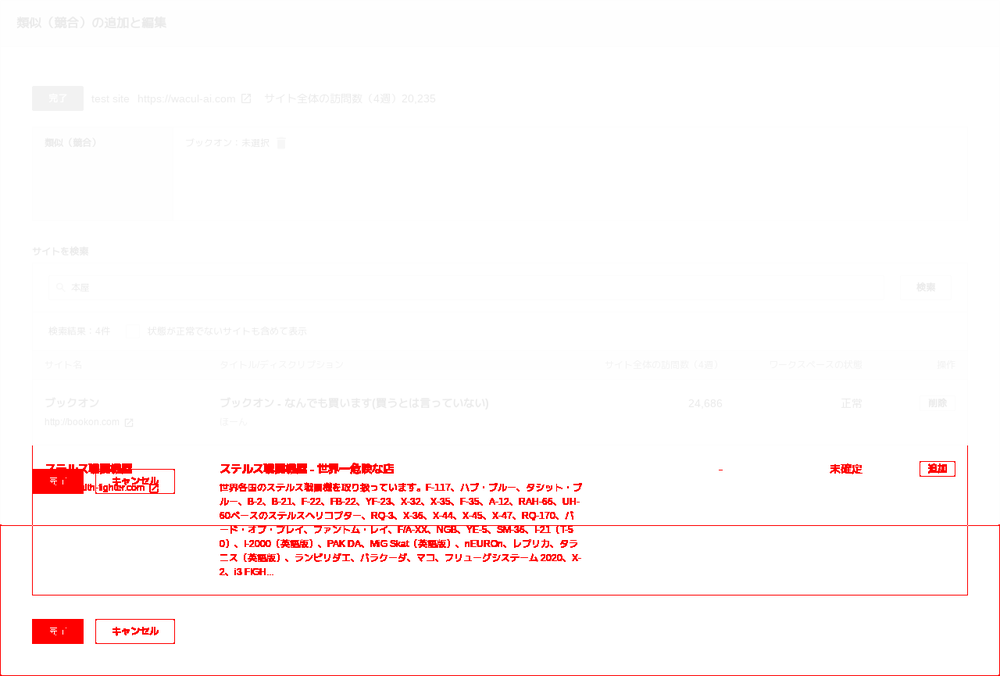
#> input picture img/diff/ut/cmp/should render similar site without invalid sites.png, 1000 x 676 px, shrunk from 1280 x 865 before the run
$ jupyter execute rect_util.test.ipynb   (shell and % lines are left out)
#> lines starting #> are read from the running program, lines starting #| are printed output that depends on the picture; after the words box and inside, x2 and y2 are one past the last pixel; in counts of white or black regions, pixels touching at a corner belong together
### rect_util.py
import cv2
import numpy as np

def clone(rects):
    return [(r[0], r[1], r[2], r[3]) for r in rects]

# extract bounding recangular from keypoint list
# [21 lines left out: function create_rects_from_points, not called in this run]

def shift_rects(rects, v):
    return [(x1 + v[0], y1 + v[1], x2 + v[0], y2 + v[1]) for x1, y1, x2, y2 in rects]

# detect to intersect 2 recangulars
def intersect(r1, r2, margin_threshold=0):
    mx1 = max(r1[0], r2[0])
    mx2 = min(r1[2], r2[2])
    my1 = max(r1[1], r2[1])
    my2 = min(r1[3], r2[3])
    result = mx2 - mx1 + margin_threshold > 0 and my2 - my1 + margin_threshold > 0
    connected_rect = (min(r1[0], r2[0]), min(r1[1], r2[1]), max(r1[2], r2[2]), max(r1[3], r2[3]))
    return (result, connected_rect)

def is_valid_rect(rect):
    w, h = (rect[2] - rect[0], rect[3] - rect[1])
    return w >= 4 and h >= 4 and w * h >= 80

# [6 lines left out: function in_boxes, not called in this run]

def marge_rects(input_rects, margin_threshold=0):
    rects = [(r[0], r[1], r[2], r[3]) for r in input_rects]
    connected_pairs1 = [[] for i in range(len(rects))]
    for i in range(len(rects)):
        r1 = rects[i]
        for j in range(i + 1, len(rects)):
            r2 = rects[j]
            result, connected = intersect(r1, r2, margin_threshold)
            if result:
                connected_pairs1[i].append(j)
                rects[i] = connected
                r1 = connected
                rects[j] = connected
    return [rects[i] for i in range(len(connected_pairs1)) if len(connected_pairs1[i]) == 0]

# [16 lines left out: function marge_rects_if_same_center, not called in this run]

def volume(rect):
    x1, y1, x2, y2 = rect
    return (x2 - x1) * (y2 - y1)

# [46 lines left out: functions filter_intersections, allclose, not called in this run]

def nonzero_rects(input, dx, dy, reverse=False):
    h, w = input.shape
    result = []
    for i in range(int(h / dy) + (0 if h % dy == 0 else 1)):
        y1, y2 = (i * dy, (i + 1) * dy)
        y2 = y2 if y2 < h else h - 1
        for j in range(int(w / dx) + (0 if w % dx == 0 else 1)):
            x1, x2 = (j * dx, (j + 1) * dx)
            x2 = x2 if x2 < w else w - 1
            part = input[y1:y2,x1:x2]
            non_zero_y = []
            mx1, mx2 = (w, -1)
            my1, my2 = (h, -1)
            for k in range(y1, y2):
                for l in range(x1, x2):
                    if (not reverse and part[k - y1, l - x1] == 0) or (reverse and not part[k - y1, l - x1] == 0):
                        mx1 = min(mx1, l)
                        mx2 = max(mx2, l)
                        my1 = min(my1, k)
                        my2 = max(my2, k)
            if mx1 >= 0 and my1 >= 0 and mx2 - mx1 >= 0 and my2 - my1 >= 0:
                result.append((mx1, my1, mx2, my2))
    return result

def expand(rects, target_index, shape):
    w = shape[1]
    h = shape[0]
    target = rects[target_index]
    x1, y1, x2, y2 = rects[target_index]
    ex1 = max([r[2] for r in rects if not r == target and intersect((0, y1, x2, y2), r, 0)[0]] + [-1]) + 1
    ex2 = min([r[0] for r in rects if not r == target and intersect((x1, y1, w, y2), r, 0)[0]] + [w]) - 1
    ey1 = max([r[3] for r in rects if not r == target and intersect((x1, 0, x2, y2), r, 0)[0]] + [-1]) + 1
    ey2 = min([r[1] for r in rects if not r == target and intersect((x1, y1, x2, h ), r, 0)[0]] + [h]) - 1
    if ex2 < 0:
        print('debug', rects, target_index, shape)
    return (ex1, ey1, ex2, ey2)

def render_rects(in_img, rects, color, w=1, padding=0):
    out_img = in_img
    for rect in rects:
        x1, y1, x2, y2 = rect
        out_img = cv2.rectangle(out_img, (x1 - padding, y1 - padding), (x2 + padding, y2 + padding), color, w)
    return out_img

### rect_util.test.ipynb
[cell 1]
import cv2, matplotlib, math
import pandas as pd
import numpy as np
import matplotlib.pyplot as plt
import rect_util as ru

[cell 2]

input = cv2.imread('img/diff/ut/cmp/should render similar site without invalid sites.png')
#> input is the input picture: shape (676, 1000, 3); mean B, G, R 248.9, 248.9, 254.7
in2 = cv2.cvtColor(input, cv2.COLOR_RGB2GRAY)
_, t = cv2.threshold(in2, 130, 255, cv2.THRESH_BINARY)
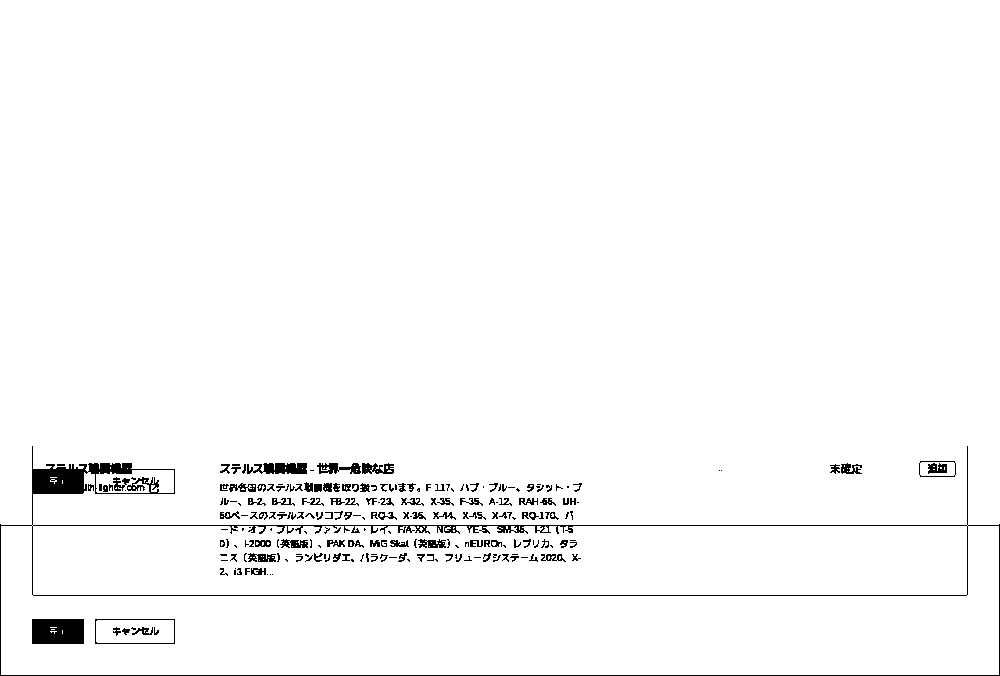
#> t: shape (676, 1000); 97.7% white; 229 black regions (101 under 20 px), largest, box (x1, y1, x2, y2) and area: (0, 446, 1000, 676) 6493, (32, 619, 84, 644) 1275, (247, 463, 307, 474) 514

result = ru.nonzero_rects(t, 128, 64)
#> after the loop in nonzero_rects, `for i in range(int(h / dy) + (0 if h % dy == 0 else 1)):`: result = 28 items, first 6: (32, 446, 32, 447), (967, 446, 967, 447), (32, 448, 127, 511), (128, 463, 255, 511), (256, 463, 383, 511), (384, 463, 511, 505)
print(result)
#> (printed output is left out)

plt.figure(figsize=(24, 18))
plt.imshow(ru.render_rects(input, ru.marge_rects(result, 0), (255, 0, 255)))
#> in marge_rects, `rects = [(r[0], r[1], r[2], r[3]) for r in input_rects]`: rects has the same summary as result in nonzero_rects
#> in marge_rects, `connected_pairs1 = [[] for i in range(len(rects))]`: connected_pairs1 = 28 items, first 6: [], [], [], [], [], []
#> the loop in marge_rects, `for i in range(len(rects)):` made 28 passes
#> the loop in render_rects, `for rect in rects:` made 28 passes
#> rect on passes 1 to 12: (32, 446, 32, 447), (967, 446, 967, 447), (32, 448, 127, 511), (128, 463, 255, 511), (256, 463, 383, 511), (384, 463, 511, 505), (512, 483, 581, 511), (719, 470, 721, 470), (830, 463, 861, 473), (919, 448, 967, 511), (0, 512, 127, 575), (128, 512, 255, 575)
#> after the loop in render_rects, `for rect in rects:`: out_img: shape (676, 1000, 3); mean B, G, R 249.5, 247.2, 254.7

[cell 3]

input = cv2.imread('img/diff/ut/cmp/should debounce to fetch similar sites.png')
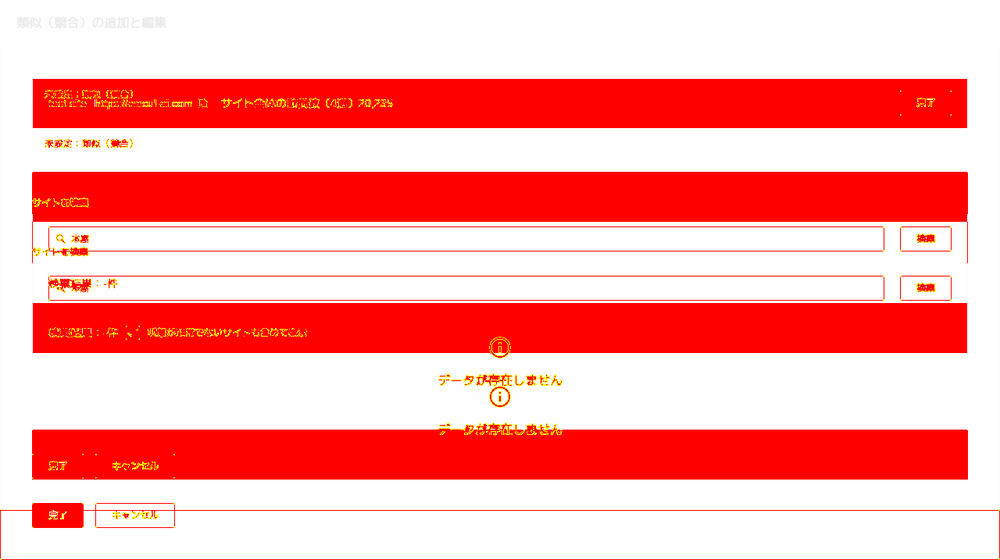
#> input picture img/diff/ut/cmp/should debounce to fetch similar sites.png, 1000 x 560 px, shrunk from 1280 x 717 before the run
#> input is the input picture: shape (560, 1000, 3); mean B, G, R 165.5, 167.1, 254.7
in2 = cv2.cvtColor(input, cv2.COLOR_RGB2GRAY)
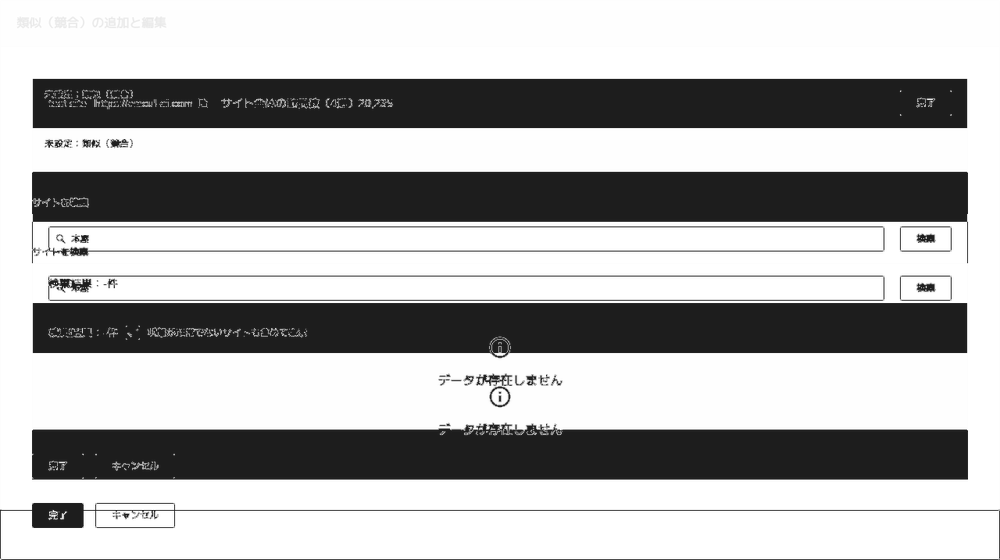
#> in2: shape (560, 1000); min 29, max 255, mean 176.6

_, t = cv2.threshold(in2, 200, 200, cv2.THRESH_BINARY)
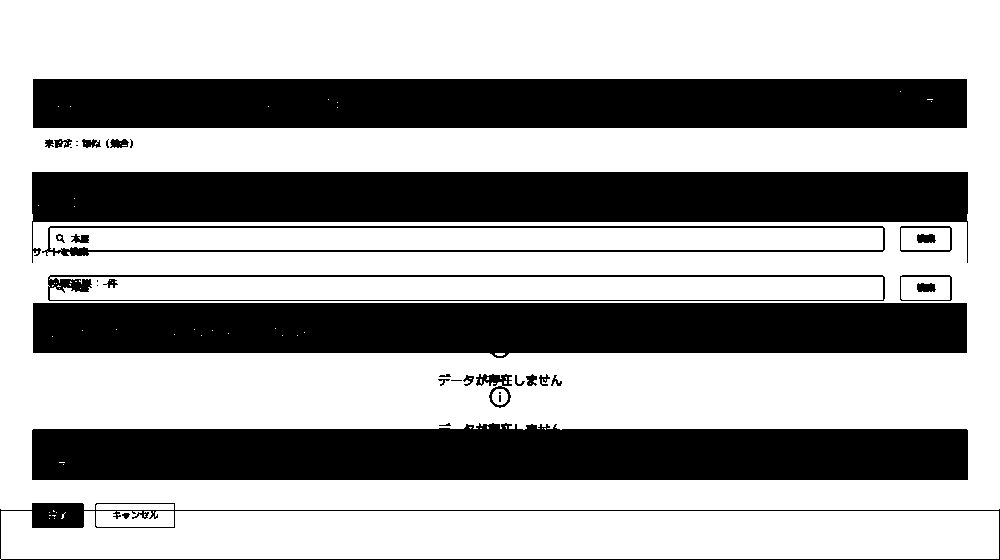
#> t: shape (560, 1000); values 0 (black) and 200 (white), 64.3% white; 38 black regions (11 under 20 px), largest, box (x1, y1, x2, y2) and area: (32, 423, 968, 480) 48005, (32, 172, 968, 263) 46902, (33, 303, 967, 358) 46731
rects = ru.marge_rects(ru.nonzero_rects(t, 100, 15), 2)
print(rects)
#| [(33, 79, 966, 127), (45, 139, 132, 147), (32, 172, 967, 262), (33, 275, 966, 357), (438, 374, 561, 407), (32, 423, 967, 479), (0, 503, 998, 558)]

results =  [ru.expand(rects, i, in2.shape) for i in range(len(rects))]
print(results)
#| [(0, 0, 999, 138), (0, 128, 999, 171), (0, 148, 999, 274), (0, 263, 999, 373), (0, 358, 999, 422), (0, 408, 999, 502), (0, 480, 999, 559)]

ru.render_rects(input, rects, (255, 0, 0))
#> call 2 of render_rects, with color = (255, 0, 0), w = 1, padding = 0
#> the loop in render_rects (call 2), `for rect in rects:` made 7 passes
#> rect on passes 1 to 7: (33, 79, 966, 127), (45, 139, 132, 147), (32, 172, 967, 262), (33, 275, 966, 357), (438, 374, 561, 407), (32, 423, 967, 479), (0, 503, 998, 558)
#> pass 1, in render_rects (call 2), `out_img = cv2.rectangle(out_img, (x1 - padding, y1 - padding), (x2 + p..`:
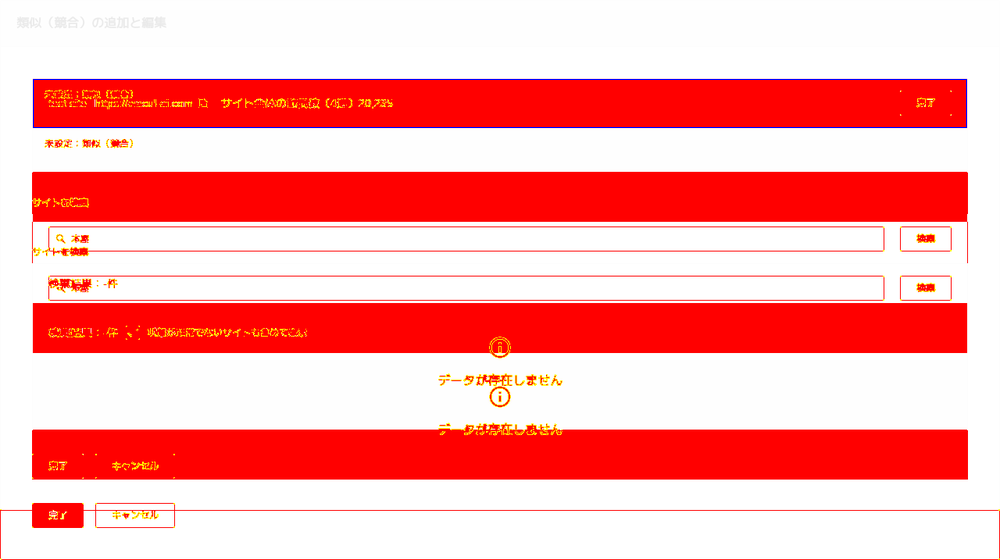
#> out_img: shape (560, 1000, 3); 0.35% of pixels changed, all inside (x1, y1, x2, y2) = (33, 79, 967, 128)
#> after the loop in render_rects (call 2), `for rect in rects:`:
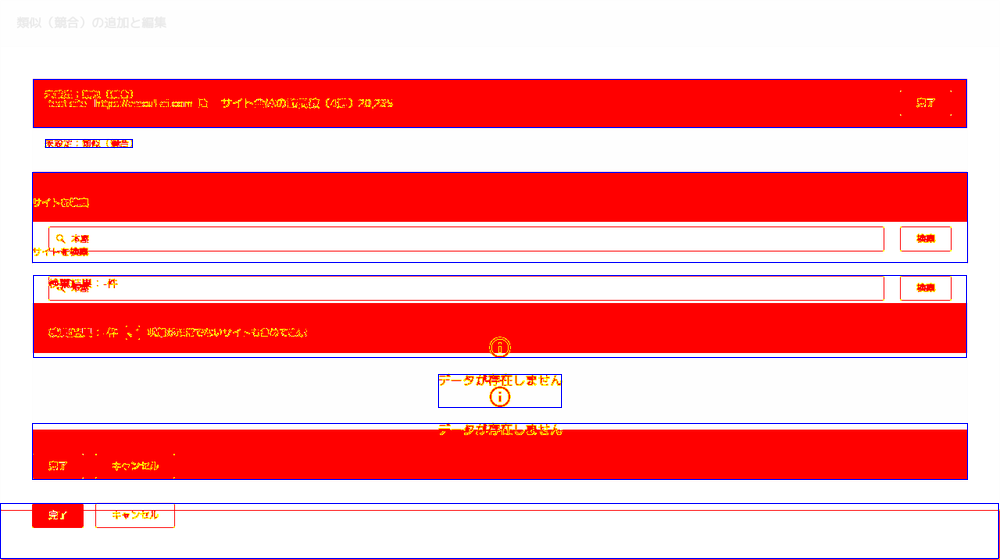
#> out_img: shape (560, 1000, 3); mean B, G, R 167.5, 164.2, 249.8
ru.render_rects(input, [results[1], results[5]], (255, 0, 255), 1, -1)
#> the loop in render_rects (call 3), `for rect in rects:` made 2 passes
#> pass 1, in render_rects (call 3), `out_img = cv2.rectangle(out_img, (x1 - padding, y1 - padding), (x2 + p..`:
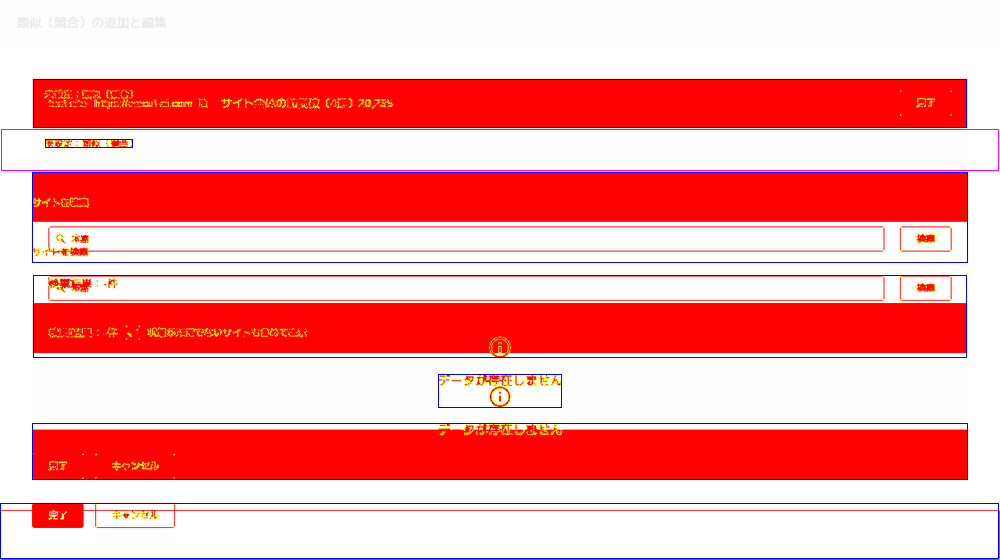
#> out_img: shape (560, 1000, 3); 0.37% of pixels changed, all inside (x1, y1, x2, y2) = (1, 129, 999, 171)
#> pass 2, in render_rects (call 3), `out_img = cv2.rectangle(out_img, (x1 - padding, y1 - padding), (x2 + p..`:
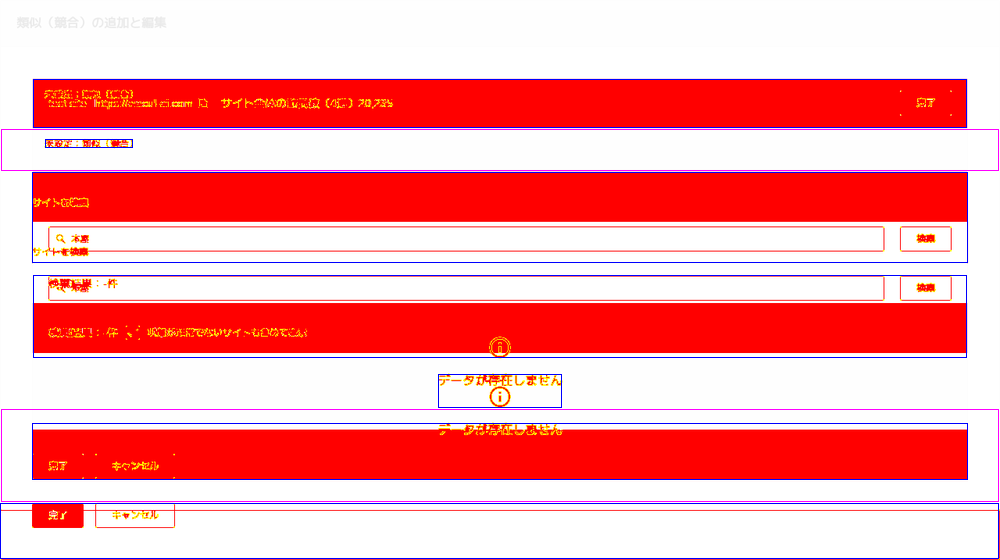
#> out_img: shape (560, 1000, 3); 0.39% of pixels changed, all inside (x1, y1, x2, y2) = (1, 409, 999, 502)
plt.figure(figsize=(24, 18))
plt.imshow(input)
